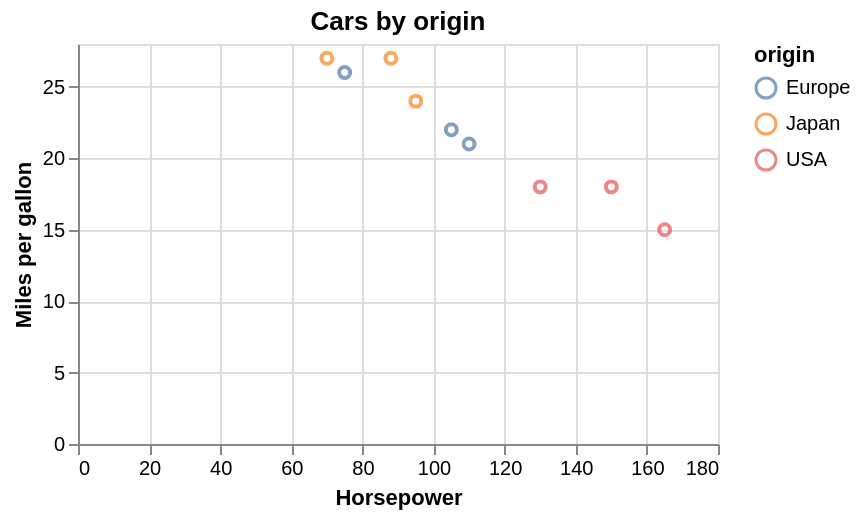

The cell this chart's notebook holds for it:
### Markdown cell above
## Example 3: scatter with categorical color

### Code cell
spec_scatter_color = {
    "data": {"values": [
        {"hp": 130, "mpg": 18.0, "origin": "USA"},
        {"hp": 165, "mpg": 15.0, "origin": "USA"},
        {"hp": 150, "mpg": 18.0, "origin": "USA"},
        {"hp": 95,  "mpg": 24.0, "origin": "Japan"},
        {"hp": 70,  "mpg": 27.0, "origin": "Japan"},
        {"hp": 88,  "mpg": 27.0, "origin": "Japan"},
        {"hp": 75,  "mpg": 26.0, "origin": "Europe"},
        {"hp": 105, "mpg": 22.0, "origin": "Europe"},
        {"hp": 110, "mpg": 21.0, "origin": "Europe"},
    ]},
    "mark": "point",
    "encoding": {
        "x": {"field": "hp", "type": "quantitative", "title": "Horsepower"},
        "y": {"field": "mpg", "type": "quantitative", "title": "Miles per gallon"},
        "color": {"field": "origin", "type": "nominal"},
    },
    "title": "Cars by origin",
}
show_side_by_side(spec_scatter_color)

### Figure 1 — Vega-Lite specification as saved in the notebook (floating-point values rounded to 4 significant figures)
{"config": {"view": {"continuousWidth": 300, "continuousHeight": 300}}, "data": {"name": "data-d12e8fad5961077931e4bf88ee423b8a"}, "mark": "point", "encoding": {"color": {"field": "origin", "type": "nominal"}, "x": {"field": "hp", "title": "Horsepower", "type": "quantitative"}, "y": {"field": "mpg", "title": "Miles per gallon", "type": "quantitative"}}, "height": 200, "title": "Cars by origin", "width": 320, "$schema": "https://vega.github.io/schema/vega-lite/v6.1.0.json", "datasets": {"data-d12e8fad5961077931e4bf88ee423b8a": [{"hp": 130, "mpg": 18.0, "origin": "USA"}, {"hp": 165, "mpg": 15.0, "origin": "USA"}, {"hp": 150, "mpg": 18.0, "origin": "USA"}, {"hp": 95, "mpg": 24.0, "origin": "Japan"}, {"hp": 70, "mpg": 27.0, "origin": "Japan"}, {"hp": 88, "mpg": 27.0, "origin": "Japan"}, {"hp": 75, "mpg": 26.0, "origin": "Europe"}, {"hp": 105, "mpg": 22.0, "origin": "Europe"}, {"hp": 110, "mpg": 21.0, "origin": "Europe"}]}}
